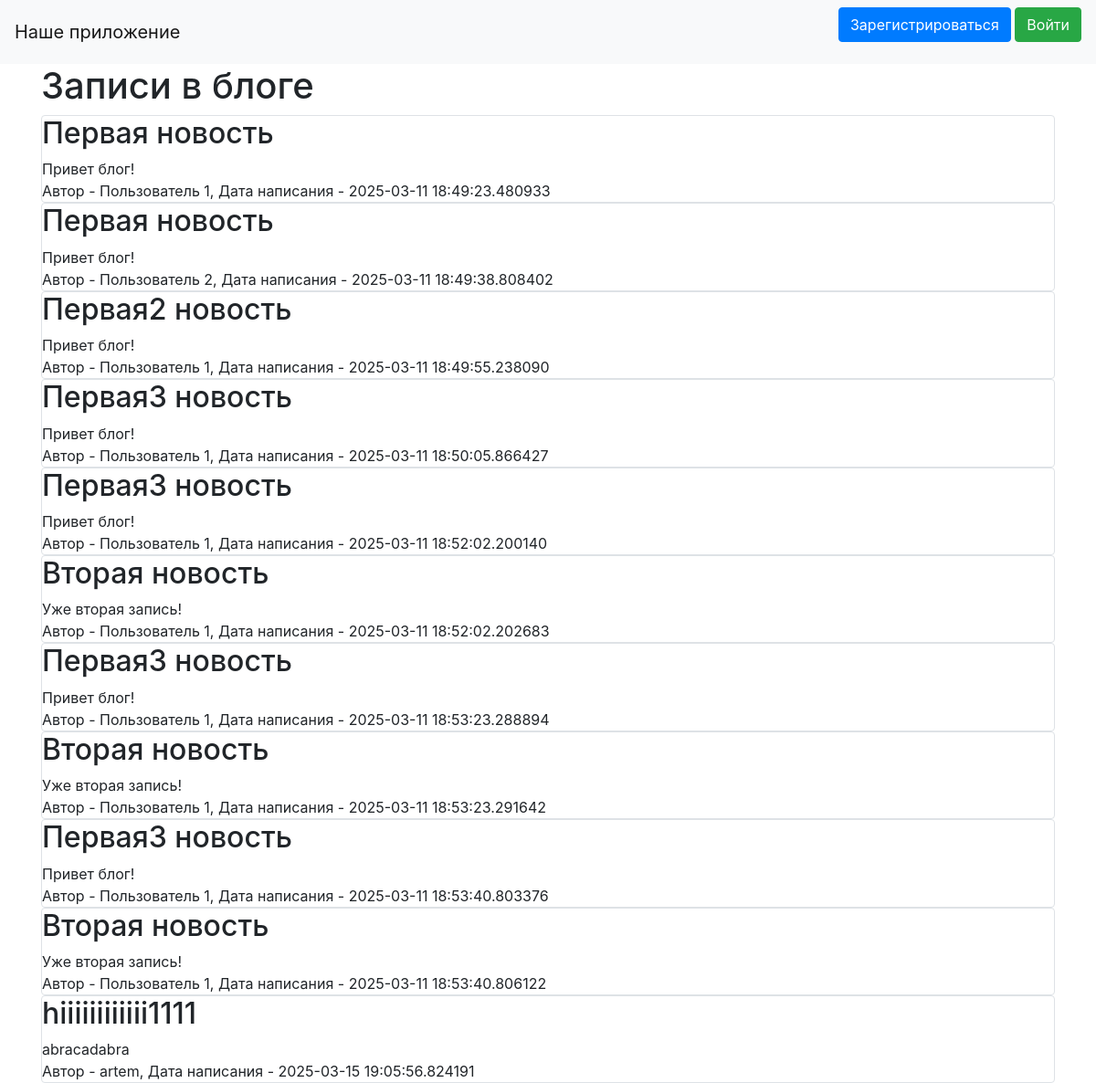
The page / on the database its author committed.
### data/news.py (models this page shows)
class News(SqlAlchemyBase):
    __tablename__ = 'news'
    id = sqlalchemy.Column(sqlalchemy.Integer,
                           primary_key=True, autoincrement=True)
    title = sqlalchemy.Column(sqlalchemy.String, nullable=True)
    content = sqlalchemy.Column(sqlalchemy.String, nullable=True)
    created_date = sqlalchemy.Column(sqlalchemy.DateTime,
                                     default=datetime.datetime.now)
    is_private = sqlalchemy.Column(sqlalchemy.Boolean, default=True)
    user_id = sqlalchemy.Column(sqlalchemy.Integer,
                                sqlalchemy.ForeignKey("users.id"))
    user = orm.relationship('User')

### data/users.py (models this page shows, shortened)
class User(SqlAlchemyBase, UserMixin):
    __tablename__ = 'users'
    id = sqlalchemy.Column(sqlalchemy.Integer,
                           primary_key=True, autoincrement=True)
    name = sqlalchemy.Column(sqlalchemy.String, nullable=True)
    about = sqlalchemy.Column(sqlalchemy.String, nullable=True)
    email = sqlalchemy.Column(sqlalchemy.String,
                              index=True, unique=True, nullable=True)
    hashed_password = sqlalchemy.Column(sqlalchemy.String, nullable=True)
    created_date = sqlalchemy.Column(sqlalchemy.DateTime,
                                     default=datetime.datetime.now)
    news = orm.relationship("News", back_populates='user')

### index.py (the view)
@app.route("/")
def index():
    db_sess = db_session.create_session()
    if current_user.is_authenticated:
        news = db_sess.query(News).filter(
            (News.user == current_user) | (News.is_private != True))
    else:
        news = db_sess.query(News).filter(News.is_private != True)
    return render_template("index.html", news=news)

### data/db_session.py (called while the page is built)
def create_session() -> Session:
    global __factory
    return __factory()

### templates/index.html (shortened to what this page needs)
{% extends "base.html" %}
{% block content %}
<h1>Записи в блоге</h1>
{% for item in news%}
<div class="col-md6 border rounded">
    <h2>{{item.title}}</h2>
    <div>
        {{item.content}}
    </div>
    <div>
        Автор - {{item.user.name}}, Дата написания - {{item.created_date}}
    </div>
</div>
{% endfor %}
{% endblock %}

### templates/base.html (shortened to what this page needs)
<!doctype html>
<html lang="en">
<head>
    <link rel="stylesheet"
          href="https://stackpath.bootstrapcdn.com/bootstrap/4.4.1/css/bootstrap.min.css"
>
</head>
<body>
<header>
    <nav class="navbar navbar-light bg-light">
        <a class="navbar-brand" href="/">Наше приложение</a>
        {% if current_user.is_authenticated %}
    <a class="navbar-brand" href="/logout">{{ current_user.name }}</a>
{% else %}
    <p>
        <a class="btn btn-primary " href="/register">Зарегистрироваться</a>
        <a class="btn btn-success" href="/login">Войти</a>
    </p>
{% endif %}
    </nav>
</header>
<main role="main" class="container">
    {% block content %}{% endblock %}
</main>
</body>
</html>

### rows shown on the page
News: title "Первая новость", content "Привет блог!", user.name "Пользователь 1", created_date "2025-03-11 18:49:23.480933"
News: title "Первая новость", content "Привет блог!", user.name "Пользователь 2", created_date "2025-03-11 18:49:38.808402"
News: title "Первая2 новость", content "Привет блог!", user.name "Пользователь 1", created_date "2025-03-11 18:49:55.238090"
News: title "Первая3 новость", content "Привет блог!", user.name "Пользователь 1", created_date "2025-03-11 18:50:05.866427"
News: title "Первая3 новость", content "Привет блог!", user.name "Пользователь 1", created_date "2025-03-11 18:52:02.200140"
News: title "Вторая новость", content "Уже вторая запись!", user.name "Пользователь 1", created_date "2025-03-11 18:52:02.202683"
News: title "Первая3 новость", content "Привет блог!", user.name "Пользователь 1", created_date "2025-03-11 18:53:23.288894"
News: title "Вторая новость", content "Уже вторая запись!", user.name "Пользователь 1", created_date "2025-03-11 18:53:23.291642"
News: title "Первая3 новость", content "Привет блог!", user.name "Пользователь 1", created_date "2025-03-11 18:53:40.803376"
News: title "Вторая новость", content "Уже вторая запись!", user.name "Пользователь 1", created_date "2025-03-11 18:53:40.806122"
News: title "hiiiiiiiiiiii1111", content "abracadabra", user.name "artem", created_date "2025-03-15 19:05:56.824191"
